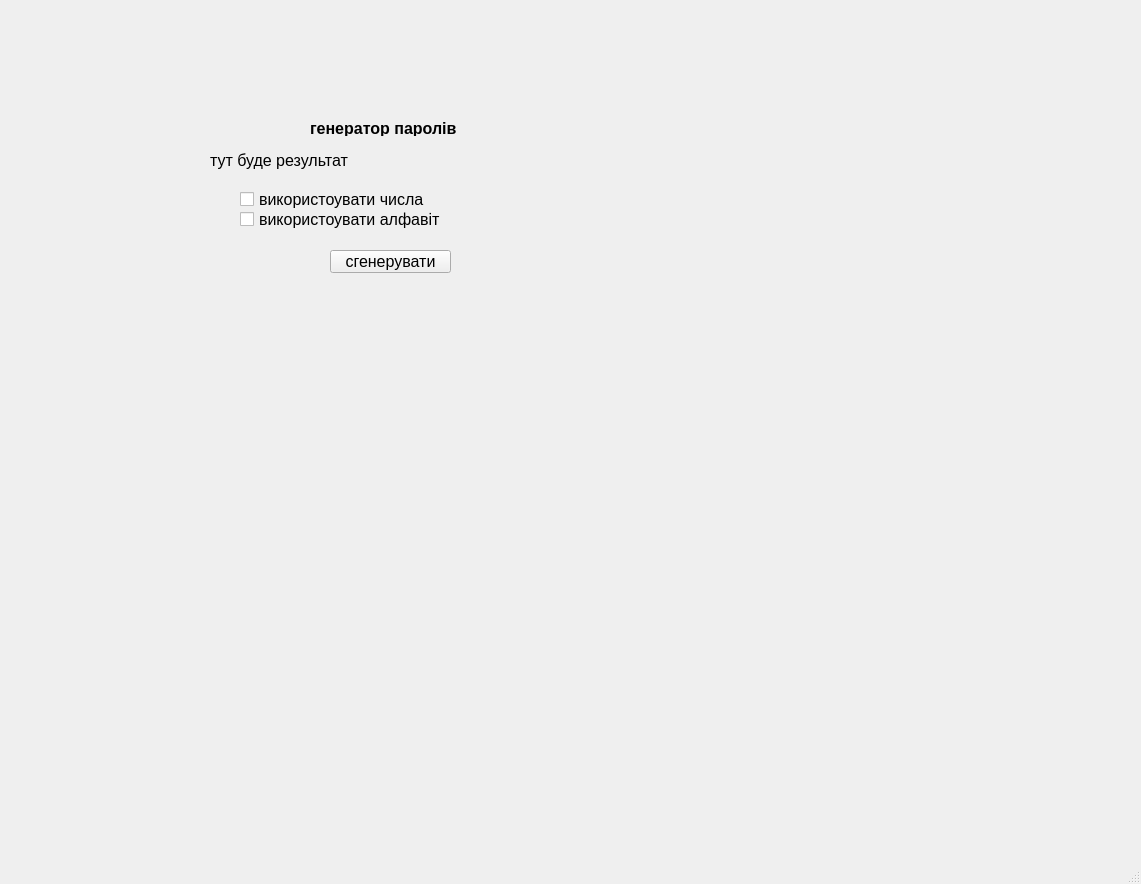
<?xml version="1.0" encoding="UTF-8"?>
<ui version="4.0">
 <class>MainWindow</class>
 <widget class="QMainWindow" name="MainWindow">
  <property name="geometry">
   <rect>
    <x>0</x>
    <y>0</y>
    <width>1141</width>
    <height>884</height>
   </rect>
  </property>
  <property name="windowTitle">
   <string>MainWindow</string>
  </property>
  <widget class="QWidget" name="centralwidget">
   <widget class="QLabel" name="label">
    <property name="geometry">
     <rect>
      <x>310</x>
      <y>120</y>
      <width>161</width>
      <height>16</height>
     </rect>
    </property>
    <property name="font">
     <font>
      <pointsize>12</pointsize>
      <weight>75</weight>
      <bold>true</bold>
     </font>
    </property>
    <property name="accessibleName">
     <string/>
    </property>
    <property name="frameShadow">
     <enum>QFrame::Plain</enum>
    </property>
    <property name="text">
     <string>генератор паролів</string>
    </property>
    <property name="scaledContents">
     <bool>true</bool>
    </property>
   </widget>
   <widget class="QLabel" name="label_2">
    <property name="geometry">
     <rect>
      <x>210</x>
      <y>150</y>
      <width>221</width>
      <height>20</height>
     </rect>
    </property>
    <property name="font">
     <font>
      <pointsize>12</pointsize>
     </font>
    </property>
    <property name="text">
     <string>тут буде результат</string>
    </property>
   </widget>
   <widget class="QLabel" name="label_3">
    <property name="geometry">
     <rect>
      <x>260</x>
      <y>190</y>
      <width>121</width>
      <height>16</height>
     </rect>
    </property>
    <property name="font">
     <font>
      <pointsize>12</pointsize>
     </font>
    </property>
    <property name="text">
     <string/>
    </property>
   </widget>
   <widget class="QLabel" name="label_4">
    <property name="geometry">
     <rect>
      <x>260</x>
      <y>210</y>
      <width>131</width>
      <height>16</height>
     </rect>
    </property>
    <property name="font">
     <font>
      <pointsize>12</pointsize>
     </font>
    </property>
    <property name="text">
     <string/>
    </property>
   </widget>
   <widget class="QCheckBox" name="checkBox">
    <property name="geometry">
     <rect>
      <x>240</x>
      <y>190</y>
      <width>211</width>
      <height>18</height>
     </rect>
    </property>
    <property name="font">
     <font>
      <pointsize>12</pointsize>
     </font>
    </property>
    <property name="text">
     <string>використоувати числа</string>
    </property>
   </widget>
   <widget class="QCheckBox" name="checkBox_2">
    <property name="geometry">
     <rect>
      <x>240</x>
      <y>210</y>
      <width>211</width>
      <height>18</height>
     </rect>
    </property>
    <property name="font">
     <font>
      <pointsize>12</pointsize>
     </font>
    </property>
    <property name="text">
     <string>використоувати алфавіт</string>
    </property>
   </widget>
   <widget class="QPushButton" name="pushButton">
    <property name="geometry">
     <rect>
      <x>330</x>
      <y>250</y>
      <width>121</width>
      <height>23</height>
     </rect>
    </property>
    <property name="font">
     <font>
      <pointsize>12</pointsize>
     </font>
    </property>
    <property name="text">
     <string>сгенерувати</string>
    </property>
   </widget>
  </widget>
  <widget class="QMenuBar" name="menubar">
   <property name="geometry">
    <rect>
     <x>0</x>
     <y>0</y>
     <width>1141</width>
     <height>22</height>
    </rect>
   </property>
  </widget>
  <widget class="QStatusBar" name="statusbar"/>
 </widget>
 <resources/>
 <connections/>
</ui>
